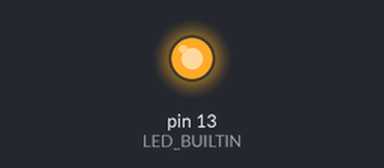
Recording of a sketch running on a simulated Arduino Uno, built with avr-gcc and run on an emulated ATmega328P. Shown: output pins drawn as LEDs (lit = HIGH).

Above: at 0.7 s.
At 37.1 s:
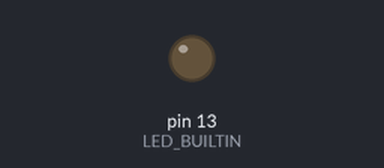
Timing chart, 0 to 41.1 s (numbered marks = the images above):
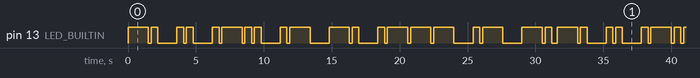

The sketch:

BlinkName2110994823.ino
```cpp
const int dot = 500;

void setup()
{
  pinMode(LED_BUILTIN, OUTPUT);
}


void loop()
{
   char arr[] = {"-. .. .-.. .- -. .--- .- -."};    //Name is "Nilanjan"
   int arrSize = sizeof(arr)/sizeof(arr[0]);        //Size of the array is calculated
   for(int i=0; i<arrSize;i++)
   {
    if(arr[i]=='.')
    {
      digitalWrite(LED_BUILTIN, HIGH);
      delay( dot);                                  //Maintaining a ratio of 1:3:2 for dot:dash:blank
      digitalWrite(LED_BUILTIN, LOW);
    }
    else if(arr[i]=='-')
    {
      digitalWrite(LED_BUILTIN, HIGH);
      delay( dot*3);
      digitalWrite(LED_BUILTIN, LOW);
    }
    else if(arr[i]==' ')
    {
      delay( dot*2);
      digitalWrite(LED_BUILTIN, LOW);
    }
    delay(200);                                 //Adding delay just to make the low led mode last
   }
}
```

Measured:
- by itself, pin 13 (LED_BUILTIN): moves between LOW and HIGH, repeating every 31.6 s
- by itself, everything shown: repeats every 31.6 s, in 40 steps
